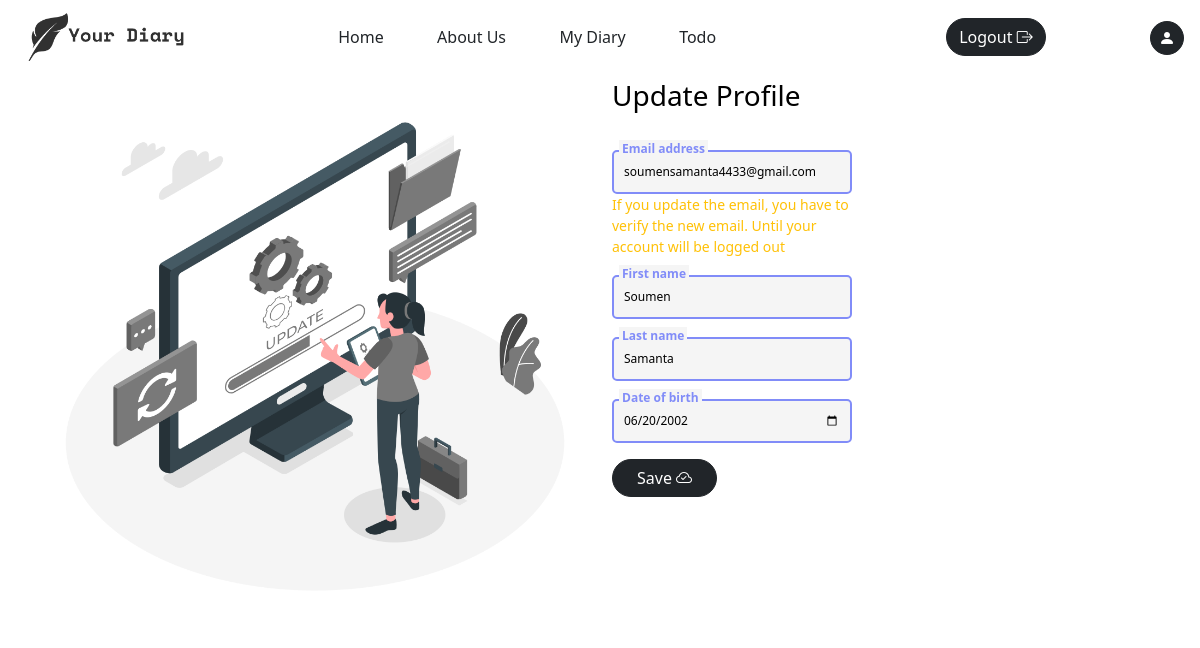
The app's page /profile/update/ (signed in), older data.
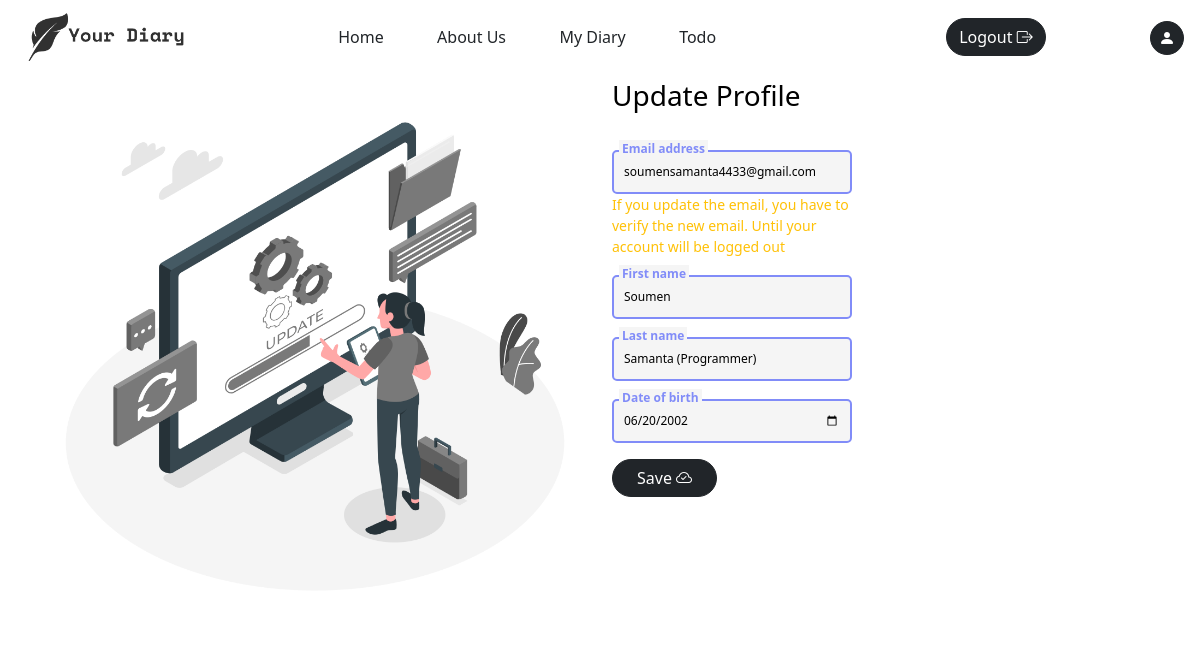
The same page, newer data.
### diary/models.py (models this page shows, shortened)
class User(AbstractBaseUser):
    email = models.EmailField(
        verbose_name="email address",
        max_length=255,
        unique=True,
    )
    first_name = models.CharField(max_length=30)
    last_name = models.CharField(max_length=30)
    date_of_birth = models.DateField()
    is_active = models.BooleanField(default=True)
    is_admin = models.BooleanField(default=False)
    objects = MyUserManager()
    USERNAME_FIELD = "email"
    REQUIRED_FIELDS = ["first_name", "last_name", "date_of_birth"]

### diary/views.py (the view)
# urls.py: path('profile/update/', views.update_profile, name="updateProfile"),
@login_required(login_url="login")
def update_profile(request):
	context = {}
	if request.method == "POST":
		form = CustomUserChangeForm(request.POST, instance=request.user)
		print("user email: ", request.user.email)
		previous_email = request.user.email
		if form.is_valid():
			print("form email: ", form.cleaned_data['email'])
			if form.cleaned_data['email'] != previous_email:
				print("email changed")
				inactive_user = send_verification_email(request, form)
				email = form.cleaned_data['email']
				request.session['email'] = email
				messages.success(request, "Verify your email to complete the registration")
				return redirect("verificationMsg")
			form.save()
			messages.success(request, "You have updated your profile")
			return redirect("profile")
		else:
			context["form"] = form
			messages.error(request, "Error updating your profile")
			return redirect("profile")
	else:
		form = CustomUserChangeForm(instance=request.user)
		context["form"] = form
		return render(request, "update_profile.html", context)

### diary/forms.py
class CustomUserChangeForm(UserChangeForm):
	date_of_birth = forms.DateField(widget=forms.DateInput(attrs={'type': 'date', 'range': '1900-01-01, 2021-12-31'}))
	email = forms.EmailField(label="Email address",
						  widget=forms.EmailInput(attrs={'class': 'input' , 'placeholder':'Write here...'}))
	first_name = forms.CharField(label="First name",
						  widget=forms.TextInput(attrs={'class': 'input' ,'placeholder':'Write here...'}))
	last_name = forms.CharField(label="Last name",
						  widget=forms.TextInput(attrs={'class': 'input' ,'placeholder':'Write here...'}))
	date_of_birth = forms.DateField(widget=forms.DateInput(attrs={'type': 'date', 'class':'input', 'range': '1900-01-01, 2021-12-31'}))
	class Meta(UserChangeForm.Meta):
		model = User
		fields = ('email', 'first_name', 'last_name', 'date_of_birth')

### diary/context_processors.py (called while the page is built)
def site(request):
	site = Site.objects.first()  # replace this with your actual query
	return {'site': site}

### diary/templates/update_profile.html (shortened to what this page needs)
{% extends "base.html" %}
{% load static %}
{% load widget_tweaks %}
{% block css %}
	<link rel="stylesheet" href="{% static "css/update_profile.css" %}">
{% endblock css %}
{% block body %}
	<div class="container">
		<div class="row">
			<div class="col-sm-6">
				<img src="{% static 'media/Update-profile.png' %}" alt="Email sent" class="img-fluid">
			</div>
			<div class="col-sm-6">
				<div class="form-part">
					<p class="fs-3 fw-medium">Update Profile</p>
					<form method="post" class="update-form"  novalidate >{% csrf_token %}
						{% for field in form %}
                            {% if field.name != 'password' %}
                                <div class="coolinput">
                                    <label for="{{field.id_for_label}}" class="text">{{field.label}}</label>
									{% if field.name == 'email' %}
										{{field}}
										<small class="text-warning">If you update the email, you have to verify the new email. Until your account will be logged out </small>
									{% else %}
										{{field}}
									{% endif %}
                                </div>
                            {% endif %}
                        {% endfor %}
						<button type="submit" class="btn mt-3 px-4 {% if request.user.theme.theme == 'dark' %} btn-secondary {% else %} btn-dark {% endif %}" >Save <i class="bi bi-cloud-check"></i></button>
					</form>
				</div>
			</div>
		</div>
	</div>
{% endblock body %}

Row changes from the older to the newer data that the page shows:
changed User "soumensamanta4433@gmail.com": last_name "Samanta" → "Samanta (Programmer)"
